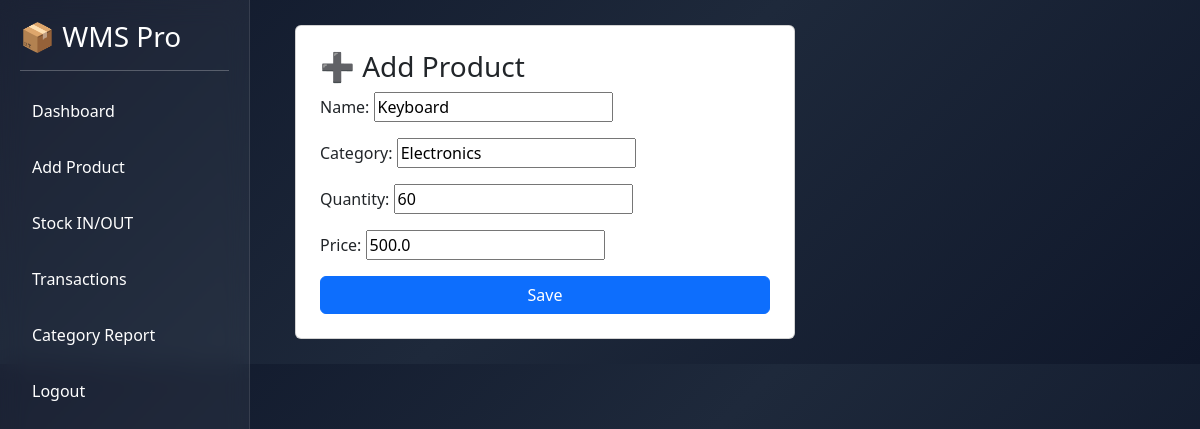
Page /edit/3/ (signed in) on the committed database.
### Nest_app/models.py (models this page shows, shortened)
class Product(models.Model):
    name = models.CharField(max_length=100)
    category = models.CharField(max_length=100)
    quantity = models.IntegerField(default=0)
    price = models.FloatField()

### Nest_app/views.py (the view)
# urls.py: path('edit/<int:id>/', views.edit_product, name='edit_product'),
@login_required
def edit_product(request, id):
    product = get_object_or_404(Product, id=id)
    form = ProductForm(request.POST or None, instance=product)
    if form.is_valid():
        form.save()
        return redirect('index')
    return render(request, 'add_product.html', {'form': form})

### Nest_app/forms.py
class ProductForm(forms.ModelForm):
    class Meta:
        model = Product
        fields = '__all__'

### Nest_app/templates/add_product.html (shortened to what this page needs)
{% extends 'base.html' %}
{% block content %}
<div class="card card-box p-4" style="max-width:500px;">
    <h3>➕ Add Product</h3>
    <form method="POST">
        {{ form.as_p }}
        <button class="btn btn-primary w-100">Save</button>
    </form>
</div>
{% endblock %}

### Nest_app/templates/base.html (style rules this page uses)
body { margin: 0; font-family: 'Segoe UI'; background: linear-gradient(135deg, #0f172a, #1e293b, #0f172a); color: white; }

### rows in the picture
Product: name "Keyboard", category "Electronics", quantity "60", price "500.0"
